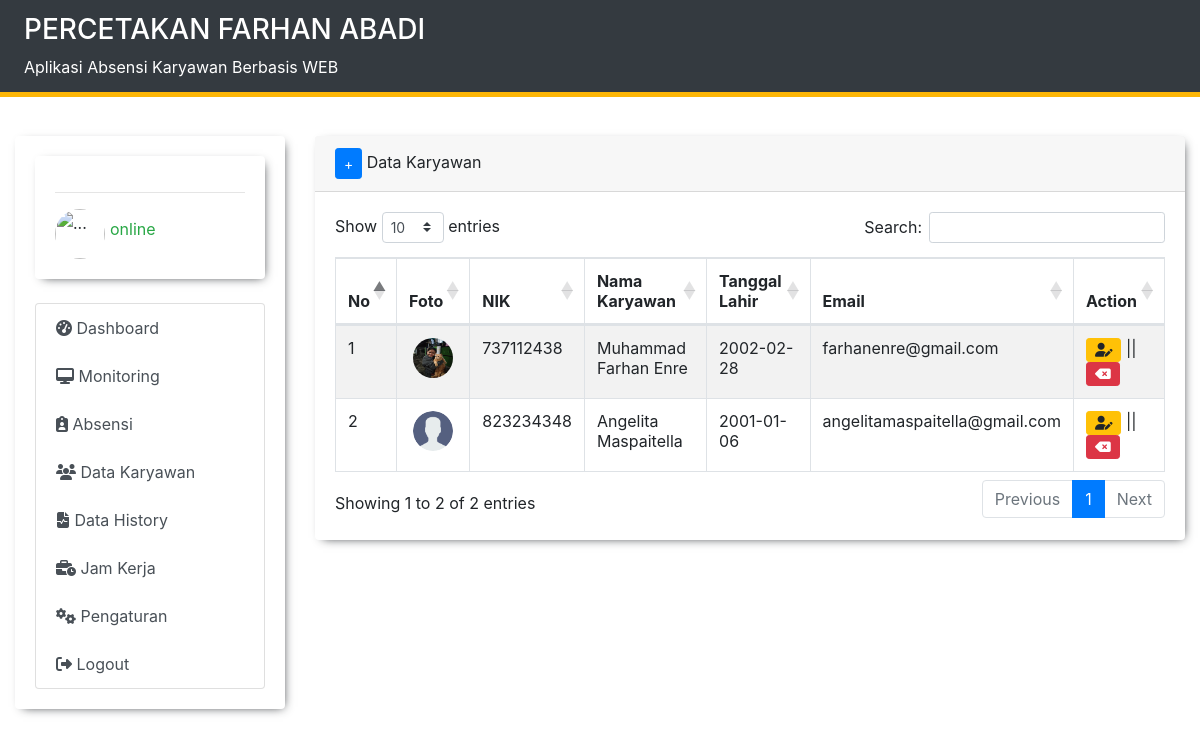
Page /data_karyawan.php (signed in) on the committed database.
### tables this page shows
CREATE TABLE `tbl_karyawan` (
  `nik` int(40) NOT NULL,
  `no_kartu` varchar(20) DEFAULT NULL,
  `nama_karyawan` varchar(50) DEFAULT NULL,
  `tanggal_lahir` varchar(50) DEFAULT NULL,
  `jk` enum('P','L') DEFAULT NULL,
  `alamat` text DEFAULT NULL,
  `email` varchar(50) DEFAULT NULL,
  `password` varchar(50) DEFAULT NULL,
  `foto_karyawan` text DEFAULT NULL,
  `status` enum('offline','online') DEFAULT NULL,
  `status_absen` enum('izin','sakit','alfa','hadir') DEFAULT NULL,
  PRIMARY KEY (`nik`)
);

### data_karyawan.php (the view, shortened to what this page needs)
<?php
    require 'template/header.php';
    require 'template/navbar.php';
?>
<div class="col-md-9 mt-4">
    <div class="card">
        <div class="card-header">
        <button type="button" class="btn btn-primary btn-sm" data-toggle="modal" data-target="#exampleModal">&plus;</button>
        Data Karyawan
    </div>
        <div class="card-body">
            <table id="example" class="table table-striped table-bordered" style="width:100%">
                <thead>
                    <tr>
                        <th>No</th>
                        <th>Foto</th>
                        <th>NIK</th>
                        <th>Nama Karyawan</th>
                        <th>Tanggal Lahir</th>
                        <th>Email</th>
                        <th>Action</th>
                    </tr>
                </thead>
                <tbody>
                    <?php
                        include 'db/koneksi.php';
                        $no = 1;
                        $karyawan = mysqli_query($koneksi,"SELECT * FROM tbl_karyawan");
                        while ($row = mysqli_fetch_assoc($karyawan)){
                    ?>
                    <tr>
                        <td><?= $no; ?></td>
                        <td><center><img src="img/<?= $row['foto_karyawan'];?>" alt="..." class="img-linkar"></center></td>
                        <td><?= $row['nik']; ?></td>
                        <td><?= $row['nama_karyawan']; ?></td>
                        <td><?= $row['tanggal_lahir']; ?></td>
                        <td><?= $row['email']; ?></td>
                        <td>
                            <button name="edit" data-toggle="modal" data-target="#edit_karyawan<?= $row['nik'];?>" class="btn btn-warning btn-sm"><i class="fa-solid fa-user-pen"></i></button> ||
                            <button name="hapus" class="btn btn-danger btn-sm"><i class="fa-solid fa-delete-left"></i></button>
                        </td>
                    </tr>
                            <?php
                                $nik = $row['nik'];
                                $qury = mysqli_query($koneksi,"SELECT * FROM tbl_karyawan WHERE nik='$nik'");
                                while ($data = mysqli_fetch_assoc($qury)){
                            ?>
                        <?php $no++; } ?>
                    <?php }?>
                </tbody>
            </table>
        </div>
    </div>
</div>
<?php
    require 'template/footer.php';
?>

### template/navbar.php (style rules this page uses)
.card { border : 0; box-shadow: 3px 3px 10px -5px; }

### data_karyawan.php (style rules this page uses)
.img-linkar { width: 40px; height: 40px; border-radius: 100%; }

### rows in the picture
tbl_karyawan: no "1", foto_karyawan (picture), nik "737112438", nama_karyawan "Muhammad Farhan Enre", tanggal_lahir "2002-02-28", email "farhanenre@gmail.com"
tbl_karyawan: no "2", foto_karyawan (placeholder picture), nik "823234348", nama_karyawan "Angelita Maspaitella", tanggal_lahir "2001-01-06", email "angelitamaspaitella@gmail.com"

### other values in the picture
$_SESSION['status'] "online"
